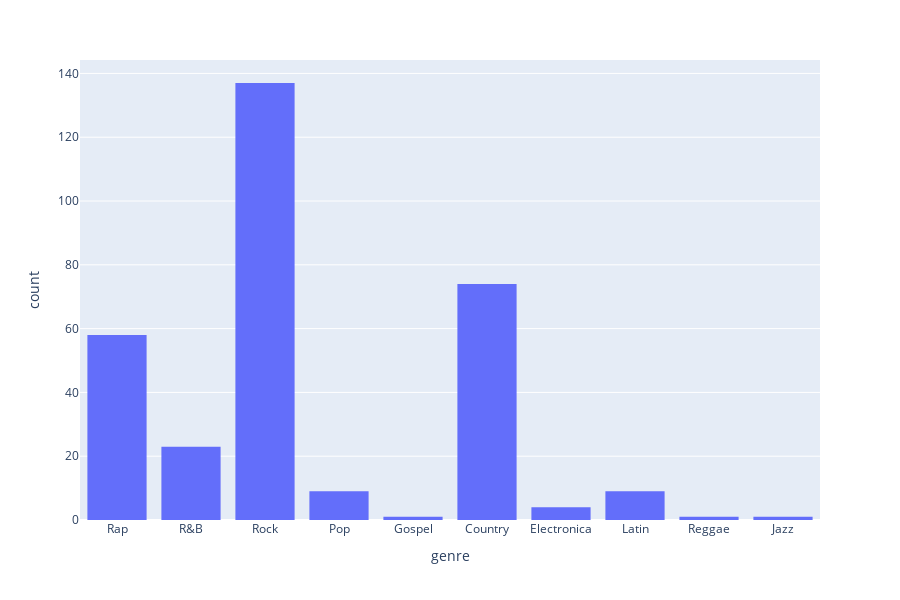

Here is the notebook cell this chart was saved with:
### Code cell
fig_genre = px.histogram(songs,x='genre')
fig_genre.show()

### Figure 1 — Plotly figure (JSON) as saved in the notebook; plotly's stock layout.template omitted (floating-point values rounded to 4 significant figures; data arrays with more than 128 entries replaced by an {"elided": "..."} marker saying what was removed)
{"data": [{"alignmentgroup": "True", "bingroup": "x", "hoverlabel": {"namelength": 0}, "hovertemplate": "genre=%{x}<br>count=%{y}", "legendgroup": "", "marker": {"color": "#636efa"}, "name": "", "offsetgroup": "", "orientation": "v", "showlegend": false, "type": "histogram", "x": {"elided": "317 str values"}, "xaxis": "x", "yaxis": "y"}], "layout": {"barmode": "relative", "height": 600, "legend": {"tracegroupgap": 0}, "margin": {"t": 60}, "xaxis": {"anchor": "y", "domain": [0, 1], "title": {"text": "genre"}}, "yaxis": {"anchor": "x", "domain": [0, 1], "title": {"text": "count"}}}}
